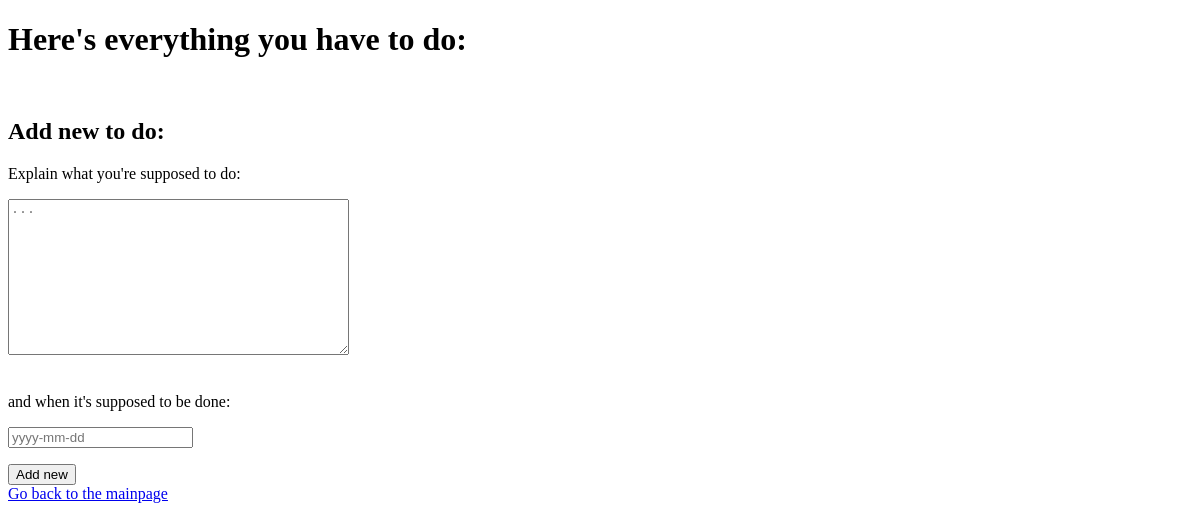
Before: /to-do-list/ (signed in) with the older database file.
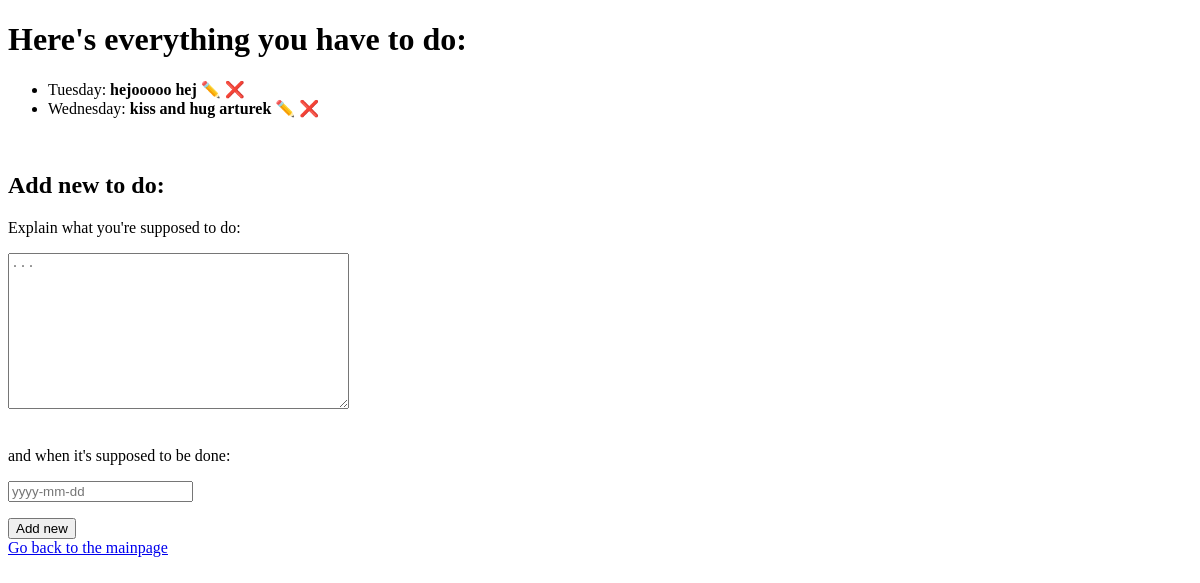
After: the same page with the newer database file.
### todolist/models.py (models this page shows, shortened)
class Todos(models.Model):
    todopoint = models.CharField(max_length=150)
    date = models.DateField()
    created_by = models.ForeignKey(User, on_delete=models.CASCADE)

### todolist/views.py (the view, shortened to what this page needs)
# urls.py: path("", views.my_todos, name="my_todos_list"),
@login_required
def my_todos(request):
    todos_list = Todos.objects.filter(created_by=request.user).order_by("date")
    form = TodosForm()
    for record in todos_list:
        the_date = record.date
        if the_date == date.today():
            record.date = "Today"
        elif (the_date - date.today()).days < 7:
            record.date = the_date.strftime("%A")
    context = {"records": todos_list, "form": form}
    return render(request, "todolist/list.html", context)

### todolist/forms.py
class TodosForm(forms.ModelForm):
    class Meta:
        model = Todos
        fields = ["todopoint", "date"]
        widgets = {
            "todopoint": Textarea(
                attrs={
                    "required": True,
                    "class": "form-control",
                    "style": "max-width: 400px;",
                    "placeholder": "...",
                }
            ),
            "date": DateInput(
                attrs={
                    "required": True,
                    "class": "form-control",
                    "style": "max-width: 400px;",
                    "placeholder": "yyyy-mm-dd",
                }
            ),
        }

### todolist/templates/todolist/list.html (shortened to what this page needs)
<!DOCTYPE html>
<html>
  <head>
  </head>
  <body>
    <h1>Here's everything you have to do:</h1>
    <ul>
      {% for record in records %}
      <li>
        {{record.date}}: <b>{{ record.todopoint}}</b>
        <a href="{% url 'edit_todo' record.id %}" style="text-decoration: none"
          >✏️</a
        >
        <a
          href="{% url 'delete_todo' record.id %}"
          style="text-decoration: none"
          >❌</a
        >
      </li>
      {% endfor %}
    </ul>
    <br />
    <h2>Add new to do:</h2>
    <form method="post">
      <div class="form-group">
        <p>Explain what you're supposed to do:</p>
        <p>{{ form.todopoint }}</p>
        <br />and when it's supposed to be done:
        <p>{{form.date}}</p>
      </div>
      <button type="submit">Add new</button>
    </form>
    <a href="/">Go back to the mainpage</a>
  </body>
</html>

Changed rows visible on the page:
added Todos: date "Tuesday", todopoint "hejooooo hej"
added Todos: date "Wednesday", todopoint "kiss and hug arturek"
